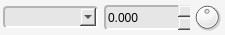
         <widget class="QFrame" name="meshAttributes">
          <property name="minimumSize">
           <size>
            <width>225</width>
            <height>35</height>
           </size>
          </property>
          <property name="maximumSize">
           <size>
            <width>225</width>
            <height>35</height>
           </size>
          </property>
          <property name="styleSheet">
           <string notr="true">background-color: rgb(245, 245, 245);
border-radius: 4px;</string>
          </property>
          <property name="frameShape">
           <enum>QFrame::NoFrame</enum>
          </property>
          <property name="frameShadow">
           <enum>QFrame::Plain</enum>
          </property>
          <property name="lineWidth">
           <number>0</number>
          </property>
          <widget class="QDoubleSpinBox" name="meshAttributes_value">
           <property name="geometry">
            <rect>
             <x>104</x>
             <y>5</y>
             <width>86</width>
             <height>25</height>
            </rect>
           </property>
           <property name="sizePolicy">
            <sizepolicy hsizetype="Fixed" vsizetype="Fixed">
             <horstretch>0</horstretch>
             <verstretch>0</verstretch>
            </sizepolicy>
           </property>
           <property name="minimumSize">
            <size>
             <width>86</width>
             <height>25</height>
            </size>
           </property>
           <property name="maximumSize">
            <size>
             <width>86</width>
             <height>25</height>
            </size>
           </property>
           <property name="styleSheet">
            <string notr="true">background-color: rgb(230, 230, 230);
border-top-color: rgb(180, 180, 180);
border-left-color: rgb(180, 180, 180);
border-bottom-color: rgb(255, 255, 255);
border-right-color: rgb(255, 255, 255);
border-style: solid;
border-width: 2px;</string>
           </property>
           <property name="frame">
            <bool>false</bool>
           </property>
           <property name="buttonSymbols">
            <enum>QAbstractSpinBox::UpDownArrows</enum>
           </property>
           <property name="decimals">
            <number>3</number>
           </property>
           <property name="minimum">
            <double>-9999.000000000000000</double>
           </property>
           <property name="maximum">
            <double>9999.000000000000000</double>
           </property>
           <property name="singleStep">
            <double>0.050000000000000</double>
           </property>
          </widget>
          <widget class="QDial" name="meshAttributes_dial">
           <property name="geometry">
            <rect>
             <x>192</x>
             <y>2</y>
             <width>30</width>
             <height>30</height>
            </rect>
           </property>
           <property name="sizePolicy">
            <sizepolicy hsizetype="Fixed" vsizetype="Fixed">
             <horstretch>0</horstretch>
             <verstretch>0</verstretch>
            </sizepolicy>
           </property>
           <property name="minimumSize">
            <size>
             <width>30</width>
             <height>30</height>
            </size>
           </property>
           <property name="maximumSize">
            <size>
             <width>30</width>
             <height>30</height>
            </size>
           </property>
           <property name="styleSheet">
            <string notr="true">border-width: 0px;</string>
           </property>
           <property name="minimum">
            <number>-10000</number>
           </property>
           <property name="maximum">
            <number>10000</number>
           </property>
          </widget>
          <widget class="QComboBox" name="meshAttributes_box">
           <property name="geometry">
            <rect>
             <x>3</x>
             <y>6</y>
             <width>95</width>
             <height>22</height>
            </rect>
           </property>
           <property name="sizePolicy">
            <sizepolicy hsizetype="Fixed" vsizetype="Fixed">
             <horstretch>0</horstretch>
             <verstretch>0</verstretch>
            </sizepolicy>
           </property>
           <property name="minimumSize">
            <size>
             <width>95</width>
             <height>22</height>
            </size>
           </property>
           <property name="maximumSize">
            <size>
             <width>90</width>
             <height>22</height>
            </size>
           </property>
           <property name="baseSize">
            <size>
             <width>90</width>
             <height>25</height>
            </size>
           </property>
           <property name="styleSheet">
            <string notr="true">background-color: rgb(230, 230, 230);
border-top-color: rgb(180, 180, 180);
border-left-color: rgb(180, 180, 180);
border-bottom-color: rgb(255, 255, 255);
border-right-color: rgb(255, 255, 255);
border-style: solid;
border-width: 2px;</string>
           </property>
           <property name="frame">
            <bool>false</bool>
           </property>
          </widget>
         </widget>
